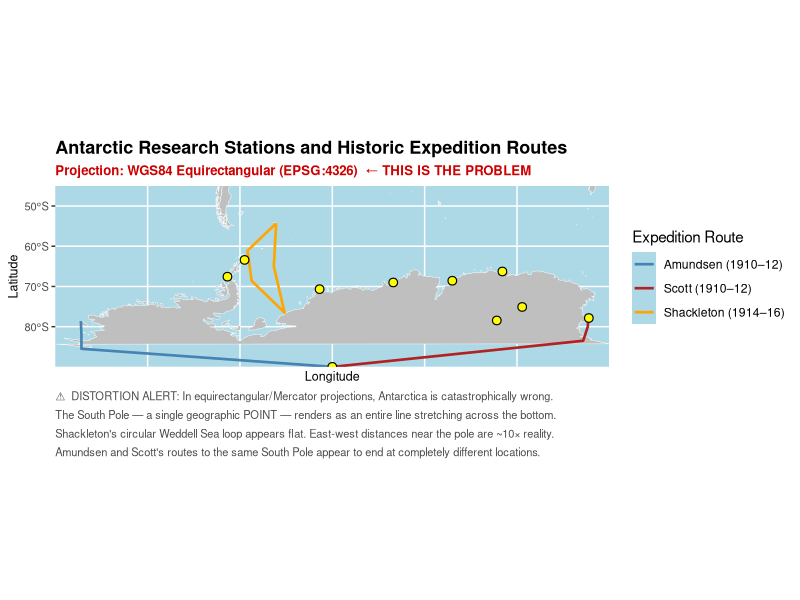
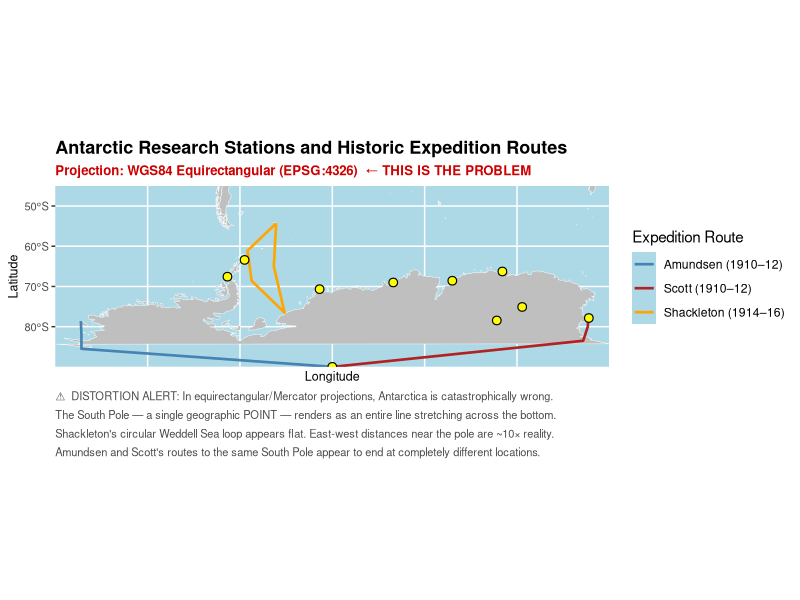

R code for these plots, in order:
# ==============================================================================
# bad_projection.R
# Map 2: Projection as a Design Choice
#
# THE WRONG MAP: Antarctica in WGS84 Equirectangular (EPSG:4326)
# "What Every Atlas Gets Wrong About the Bottom of the World"
#
# This is the BAD version — intentionally showing how a default projection
# mangles Antarctica into a meaningless horizontal strip. The South Pole,
# a single geographic point, becomes an entire LINE across the bottom.
# Shackleton's circular Weddell Sea route looks like a flat squiggle.
# All polar distances are fiction.
# ==============================================================================

library(sf)
library(ggplot2)
library(rnaturalearth)
library(rnaturalearthdata)
library(dplyr)

# ------------------------------------------------------------------------------
# Data: World Countries
# ------------------------------------------------------------------------------
world <- ne_countries(scale = "medium", returnclass = "sf") |>
  st_make_valid()

# ------------------------------------------------------------------------------
# Data: Antarctic Research Stations (10 major year-round stations)
# Coordinates in WGS84 (lon, lat)
# ------------------------------------------------------------------------------
stations <- data.frame(
  name    = c("McMurdo (USA)", "South Pole (USA)", "Vostok (Russia)",
              "Concordia (Fr/It)", "Rothera (UK)", "Casey (Australia)",
              "Davis (Australia)", "Syowa (Japan)", "Neumayer III (Germany)",
              "Esperanza (Argentina)"),
  lon     = c(166.67,   0.00, 106.87, 123.38, -68.13, 110.52,
               77.97,  39.59,  -8.27, -57.00),
  lat     = c(-77.85, -89.99, -78.46, -75.10, -67.57, -66.28,
              -68.58, -69.01, -70.67, -63.40),
  stringsAsFactors = FALSE
)
stations_sf <- st_as_sf(stations, coords = c("lon", "lat"), crs = 4326)

# ------------------------------------------------------------------------------
# Data: Historic Expedition Routes (simplified key waypoints)
# ------------------------------------------------------------------------------

# Shackleton's Endurance Expedition (1914–1916)
# South Georgia → Weddell Sea (ship trapped) → ship sank → Elephant Island → South Georgia
shackleton_pts <- matrix(c(
  -36.5, -54.3,   # South Georgia — departure Nov 1914
  -38.0, -65.0,   # Entering Weddell Sea pack ice
  -31.0, -76.5,   # Endurance beset in ice — Jan 1915
  -52.4, -68.6,   # Endurance sinks — Nov 21, 1915
  -55.1, -61.1,   # Elephant Island — survival camp Apr 1916
  -36.5, -54.3    # South Georgia — rescue Aug 1916
), ncol = 2, byrow = TRUE)

# Amundsen's South Pole Expedition (1910–1912)
# Bay of Whales → Ross Ice Shelf → Polar Plateau → South Pole
amundsen_pts <- matrix(c(
  -163.4, -78.6,   # Bay of Whales / Framheim base
  -163.0, -82.0,   # Southern Ross Ice Shelf
  -163.0, -85.5,   # Axel Heiberg Glacier ascent
    0.0,  -89.99   # South Pole — Dec 14, 1911
), ncol = 2, byrow = TRUE)

# Scott's Terra Nova Expedition (1910–1913)
# Cape Evans → Ross Ice Shelf → Beardmore Glacier → South Pole
scott_pts <- matrix(c(
  166.4, -77.6,   # Cape Evans, Ross Island
  166.0, -80.0,   # Ross Ice Shelf
  163.0, -83.5,   # Beardmore Glacier
    0.0, -89.99   # South Pole — Jan 17, 1912
), ncol = 2, byrow = TRUE)

routes_sf <- st_sf(
  name = c("Shackleton (1914–16)", "Amundsen (1910–12)", "Scott (1910–12)"),
  geometry = st_sfc(
    st_linestring(shackleton_pts),
    st_linestring(amundsen_pts),
    st_linestring(scott_pts),
    crs = 4326
  )
)

# ------------------------------------------------------------------------------
# BAD MAP: WGS84 Equirectangular (EPSG:4326)
# Design sins: default gray theme, rainbow-adjacent colors, no story hierarchy,
# no annotation, confusing layout, latitude axis makes Antarctica look like
# a flat strip rather than a continent.
# ------------------------------------------------------------------------------

ggplot() +
  # Ocean: default light blue background (bad — blends with ice)
  geom_sf(data = world,
          fill    = "gray75",
          color   = "white",
          linewidth = 0.15) +

  # Expedition routes — inconsistent, hard to distinguish colors
  geom_sf(data = routes_sf,
          aes(color = name),
          linewidth = 0.9,
          linetype = "solid") +
  scale_color_manual(
    name   = "Expedition Route",
    values = c(
      "Shackleton (1914–16)" = "orange",
      "Amundsen (1910–12)"   = "steelblue",
      "Scott (1910–12)"      = "firebrick"
    )
  ) +

  # Stations — all same symbol, no country context
  geom_sf(data   = stations_sf,
          color  = "black",
          fill   = "yellow",
          shape  = 21,
          size   = 2.5,
          stroke = 0.6) +

  # BAD PROJECTION: treating latitude as linear — catastrophic at poles
  coord_sf(
    crs    = 4326,
    xlim   = c(-180, 180),
    ylim   = c(-90, -45),
    expand = FALSE
  ) +

  labs(
    title    = "Antarctic Research Stations and Historic Expedition Routes",
    subtitle = "Projection: WGS84 Equirectangular (EPSG:4326)  ← THIS IS THE PROBLEM",
    x        = "Longitude",
    y        = "Latitude",
    color    = "Expedition",
    caption  = paste0(
      "⚠  DISTORTION ALERT: In equirectangular/Mercator projections, Antarctica is catastrophically wrong.\n",
      "The South Pole — a single geographic POINT — renders as an entire line stretching across the bottom.\n",
      "Shackleton's circular Weddell Sea loop appears flat. East-west distances near the pole are ~10× reality.\n",
      "Amundsen and Scott's routes to the same South Pole appear to end at completely different locations."
    )
  ) +

  # Bad design: default gray theme, cluttered, no visual hierarchy
  theme_gray(base_size = 11) +
  theme(
    panel.background  = element_rect(fill = "lightblue"),
    plot.title        = element_text(size = 13, face = "bold"),
    plot.subtitle     = element_text(size = 9.5, color = "red3", face = "bold"),
    plot.caption      = element_text(size = 8, color = "gray30", hjust = 0, lineheight = 1.4),
    legend.position   = "right",
    axis.title        = element_text(size = 9),
    axis.text         = element_text(size = 8)
  )

ggsave(
  filename = "output_bad_projection.png",
  width    = 12,
  height   = 7,
  dpi      = 200,
  bg       = "white"
)

message("Bad projection map saved to: output_bad_projection.png")
message("Notice how Antarctica stretches infinitely wide — that's the projection lying to you.")
